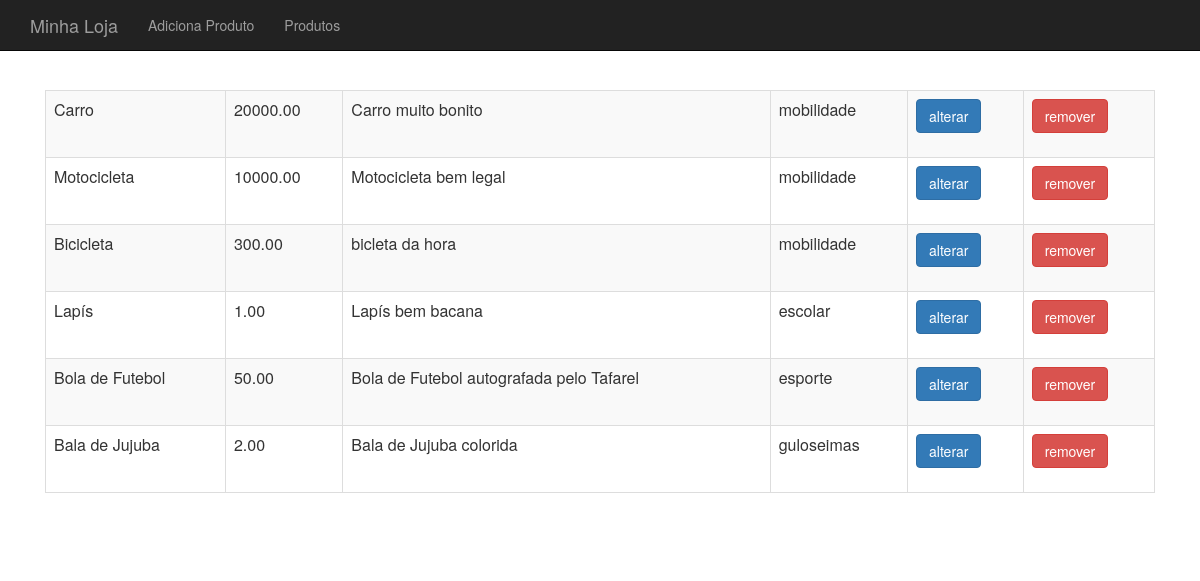
The app's page /produto-lista.php with its own data.
### tables this page shows
CREATE TABLE produto (
  id INTEGER AUTO_INCREMENT PRIMARY KEY ,
  nome VARCHAR(255),
  preco decimal(10,2) NOT NULL,
  descricao TEXT NOT NULL ,
  categoria_id INTEGER NOT NULL ,
  usado  BOOLEAN DEFAULT FALSE
);

CREATE TABLE categoria (
  id INTEGER AUTO_INCREMENT PRIMARY KEY ,
  nome VARCHAR(255) NOT NULL
);

### banco-produto.php (called while the page is built, shortened)
<?php
function  listaProdutos($conexao){
    $produtos = array();
    $resultado = mysqli_query($conexao,
        "SELECT p.*,c.nome AS categoria_nome FROM produto AS p JOIN categoria AS c ON c.id=p.categoria_id");
    while($produto = mysqli_fetch_assoc($resultado)){
        array_push($produtos,$produto);
    }
    return $produtos;
}

### produto-lista.php (the view, shortened to what this page needs)
<?php
  require_once("cabecalho.php");
  require_once("banco-produto.php");
?>
    <table class="table table-striped table-bordered">
        <?php
            $produtos = listaProdutos($conexao);
            foreach ($produtos as $produto) :
        ?>
        <tr>
            <td><?=$produto['nome']?></td>
            <td><?=$produto['preco']?></td>
            <td><?=substr($produto['descricao'],0,40)?></td>
            <td><?=$produto['categoria_nome']?></td>
            <td>
                <a class="btn btn-primary" href="produto-altera-formulario.php?id=<?=$produto['id']?>" >alterar</a>
            </td>
            <td>
                <form action="remove-produto.php" method="post">
                    <button class="btn btn-danger">remover</button>
                </form>
            </td>
        </tr>
        <?php
            endforeach
        ?>
    </table>
<?php include("rodape.php");?>

### cabecalho.php (shortened to what this page needs)
<html>
<head>
    <link rel="stylesheet" href="https://maxcdn.bootstrapcdn.com/bootstrap/3.3.7/css/bootstrap.min.css">
</head>
<body>
<div class="navbar navbar-inverse navbar-fixed-top">
    <div class="container">
        <div class="navbar-header">
            <a href="index.php" class="navbar-brand">Minha Loja</a>
        </div>
        <div>
            <ul class="nav navbar-nav">
                <li><a href="produto-formulario.php">Adiciona Produto</a></li>
                <li><a href="produto-lista.php">Produtos</a></li>
            </ul>
        </div>
    </div>
</div>
<div class="container">
    <div class="principal">

### rodape.php
        </div>
     </div>
    </body>
</html>

### cabecalho.php (style rules this page uses)
body { padding-top: 50px; }
.principal { padding: 40px 15px; text-align: center; }

### records on screen
produto: nome "Carro", preco "20000.00", descricao "Carro muito bonito", categoria.nome "mobilidade"
produto: nome "Motocicleta", preco "10000.00", descricao "Motocicleta bem legal", categoria.nome "mobilidade"
produto: nome "Bicicleta", preco "300.00", descricao "bicleta da hora", categoria.nome "mobilidade"
produto: nome "Lapís", preco "1.00", descricao "Lapís bem bacana", categoria.nome "escolar"
produto: nome "Bola de Futebol", preco "50.00", descricao "Bola de Futebol autografada pelo Tafarel", categoria.nome "esporte"
produto: nome "Bala de Jujuba", preco "2.00", descricao "Bala de Jujuba colorida", categoria.nome "guloseimas"
